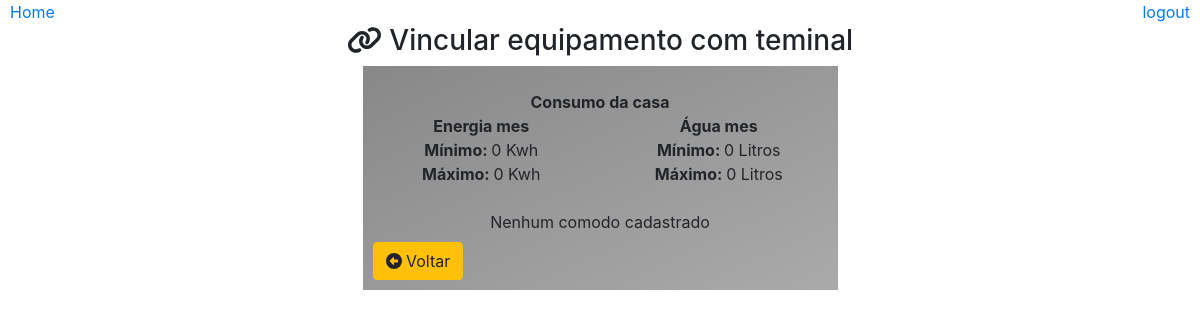
The page /cadastrar/vincular/equipamento/?id=1 on the database as committed earlier.
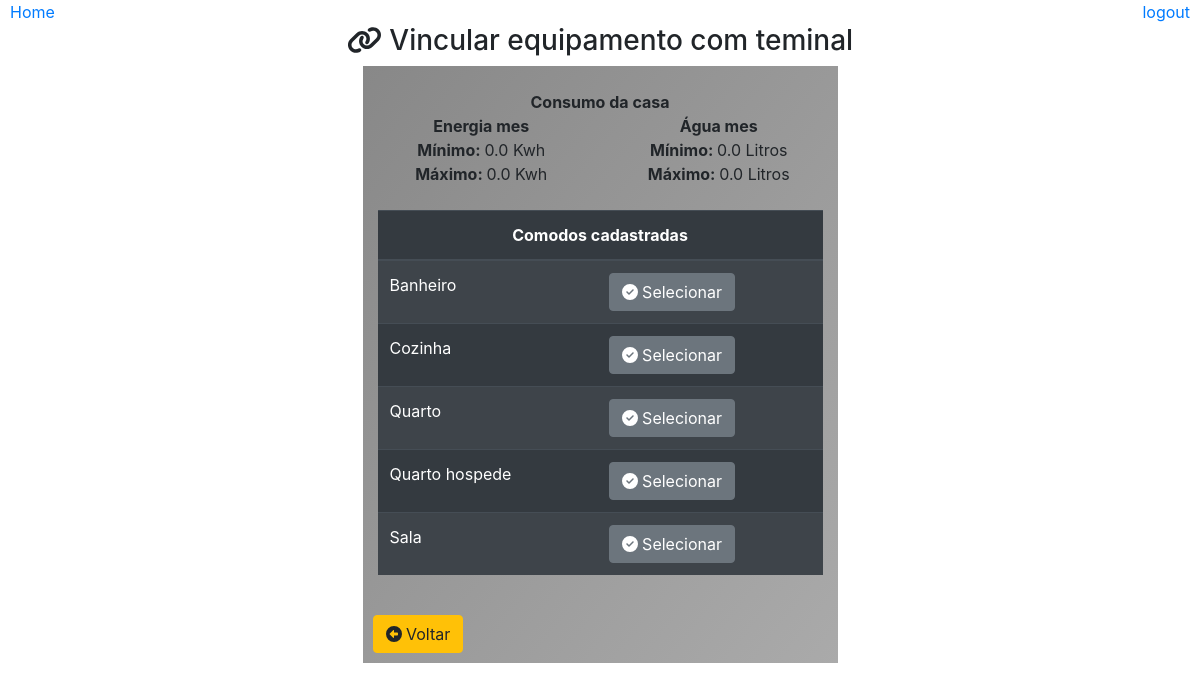
The same page on the database as committed later.
### core/models.py (models this page shows)
class Comodo(models.Model):
    casa = models.ForeignKey(Casa,on_delete=models.CASCADE)
    nome = models.CharField(max_length=30)
    class Meta:
        db_table = 'comodo'

### core/pages/casa/views.py (the view)
# urls.py: path('cadastrar/vincular/equipamento/', cadastro.ListarComodoEquipamento),
def ListarComodoEquipamento(request):
    id = request.GET.get('id')
    if id:
        casa = Casa.objects.get(id=id)
    comodos = Comodo.objects.filter(casa=casa).order_by('nome')
    consumo = {'agua_min': 0, 'agua_max': 0, 'energia_min': 0, 'energia_max': 0 }
    for item in comodos:
        aux = CalcularConsumo(item)
        consumo['agua_min'] = consumo['agua_min'] + aux['agua_min']
        consumo['agua_max'] = consumo['agua_max'] + aux['agua_max']
        consumo['energia_min'] = consumo['energia_min'] + aux['energia_min']
        consumo['energia_max'] = consumo['energia_max'] + aux['energia_max']
    dados = {
        'titulo': 'Vincular comodo com terminais',
        'casa' : casa,
        'comodos': comodos,
        'consumo': consumo
    }
    return render(request, 'casas/comodoEquipamento.html', dados)

### templates/casas/comodoEquipamento.html (shortened to what this page needs)
{% extends "model-page.html"%}
{% block content %}
    <div align='center'>
        <br>
        <h3><i class="fas fa-link"></i> Vincular equipamento com teminal</h3>
        <div class="container">
            <div class="row">
                <div class="col col-6 col-sm-6 col-md-4 col-lg-5 col-xs-4 container box-gray">
                    <br><strong>Consumo da casa</strong>
                    <div class="row">
                        <div class="col">
                            <strong align="center">Energia mes</strong><br>
                            <strong>Mínimo: </strong> {{consumo.energia_min}} Kwh<br>
                            <strong>Máximo: </strong> {{consumo.energia_max}} Kwh
                        </div>
                        <div class="col">
                            <strong align="center">Água mes</strong><br>
                            <strong>Mínimo: </strong> {{consumo.agua_min}} Litros<br>
                            <strong>Máximo: </strong> {{consumo.agua_max}} Litros
                        </div>
                    </div><br>
                    {% if comodos%}
                        <table class="table table-striped table-dark">
                            <thead>
                                <tr align="center">
                                    <th colspan="2">Comodos cadastradas</th>
                                </tr>
                            </thead>
                            {% for item in comodos %}
                                <tr>
                                    <td>
                                        {{item.nome}}
                                    </td>
                                    <td>
                                        <form action="comodo/" method="GET">
                                            <button type="submit" class="btn btn-secondary">
                                                <i class="fas fa-check-circle"></i>
                                                Selecionar
                                            </button>
                                        </form>
                                    </td>
                                </tr>
                            {% endfor %}
                        </table>
                    {% else %}
                    <label>Nenhum comodo cadastrado</label>
                    {% endif %}
                    <br>
                    <a type="button" class="btn btn-warning" style="position: absolute; left: 10px;" href="/cadastrar/voltar/?id={{casa.id}}">
                        <i class='fas fa-arrow-alt-circle-left'></i> Voltar
                    </a>
                    <br><br>
                </div>
            </div>
        </div>
    </div>
{% endblock %}

Rows that differ between the two databases and show on the page:
now on this page (row edited): Comodo: nome "Banheiro"
now on this page (row edited): Comodo: nome "Cozinha"
now on this page (row edited): Comodo: nome "Quarto"
now on this page (row edited): Comodo: nome "Quarto hospede"
now on this page (row edited): Comodo: nome "Sala"
Other text that changed with them:
{{ consumo.energia_min }}: "0" → "0.0"
{{ consumo.energia_max }}: "0" → "0.0"
{{ consumo.agua_min }}: "0" → "0.0"
{{ consumo.agua_max }}: "0" → "0.0"
text no longer shown: "Nenhum comodo cadastrado"
text now shown: "Comodos cadastradas"
